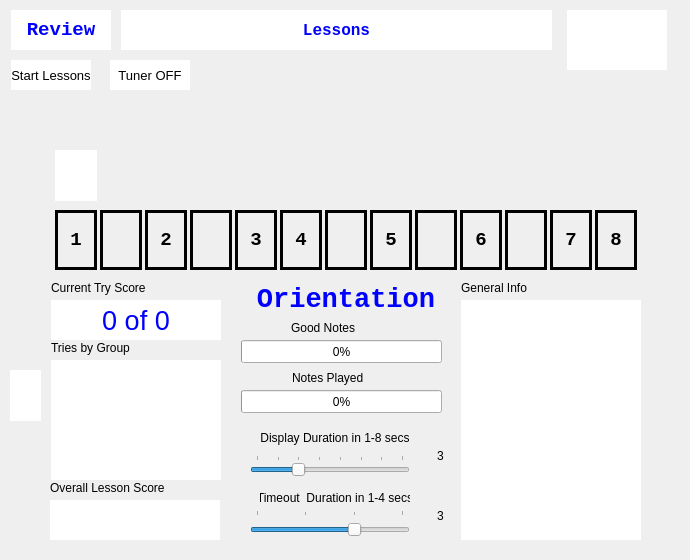
<?xml version="1.0" encoding="UTF-8"?>
<ui version="4.0">
 <class>Widget</class>
 <widget class="QWidget" name="Widget">
  <property name="geometry">
   <rect>
    <x>0</x>
    <y>0</y>
    <width>690</width>
    <height>560</height>
   </rect>
  </property>
  <property name="windowTitle">
   <string>Widget</string>
  </property>
  <widget class="QProgressBar" name="progBarPlayed">
   <property name="geometry">
    <rect>
     <x>241</x>
     <y>390</y>
     <width>201</width>
     <height>23</height>
    </rect>
   </property>
   <property name="maximum">
    <number>20</number>
   </property>
   <property name="value">
    <number>0</number>
   </property>
  </widget>
  <widget class="QLabel" name="label_10">
   <property name="geometry">
    <rect>
     <x>260</x>
     <y>490</y>
     <width>150</width>
     <height>16</height>
    </rect>
   </property>
   <property name="lineWidth">
    <number>4</number>
   </property>
   <property name="text">
    <string>Timeout  Duration in 1-4 secs</string>
   </property>
   <property name="alignment">
    <set>Qt::AlignmentFlag::AlignCenter</set>
   </property>
  </widget>
  <widget class="QLabel" name="label_9">
   <property name="geometry">
    <rect>
     <x>260</x>
     <y>430</y>
     <width>150</width>
     <height>16</height>
    </rect>
   </property>
   <property name="text">
    <string>Display Duration in 1-8 secs</string>
   </property>
   <property name="alignment">
    <set>Qt::AlignmentFlag::AlignCenter</set>
   </property>
  </widget>
  <widget class="QLabel" name="lb_info">
   <property name="geometry">
    <rect>
     <x>461</x>
     <y>300</y>
     <width>180</width>
     <height>240</height>
    </rect>
   </property>
   <property name="font">
    <font>
     <pointsize>14</pointsize>
    </font>
   </property>
   <property name="styleSheet">
    <string notr="true">background: white;</string>
   </property>
   <property name="text">
    <string/>
   </property>
  </widget>
  <widget class="QLabel" name="label_2">
   <property name="geometry">
    <rect>
     <x>51</x>
     <y>280</y>
     <width>150</width>
     <height>16</height>
    </rect>
   </property>
   <property name="text">
    <string>Current Try Score</string>
   </property>
  </widget>
  <widget class="QLabel" name="label_7">
   <property name="geometry">
    <rect>
     <x>292</x>
     <y>370</y>
     <width>150</width>
     <height>16</height>
    </rect>
   </property>
   <property name="text">
    <string>Notes Played</string>
   </property>
  </widget>
  <widget class="QLabel" name="note1s">
   <property name="geometry">
    <rect>
     <x>190</x>
     <y>210</y>
     <width>42</width>
     <height>60</height>
    </rect>
   </property>
   <property name="font">
    <font>
     <family>Courier New</family>
     <pointsize>14</pointsize>
     <bold>true</bold>
    </font>
   </property>
   <property name="styleSheet">
    <string notr="true">Border-Style: solid;
Border-width: 3px;
background: &quot;white&quot;;</string>
   </property>
   <property name="text">
    <string/>
   </property>
   <property name="alignment">
    <set>Qt::AlignmentFlag::AlignCenter</set>
   </property>
  </widget>
  <widget class="QLabel" name="label_6">
   <property name="geometry">
    <rect>
     <x>291</x>
     <y>320</y>
     <width>150</width>
     <height>16</height>
    </rect>
   </property>
   <property name="text">
    <string>Good Notes</string>
   </property>
  </widget>
  <widget class="QLabel" name="lb_tuner">
   <property name="geometry">
    <rect>
     <x>567</x>
     <y>10</y>
     <width>100</width>
     <height>60</height>
    </rect>
   </property>
   <property name="styleSheet">
    <string notr="true">background:white;</string>
   </property>
   <property name="text">
    <string/>
   </property>
   <property name="alignment">
    <set>Qt::AlignmentFlag::AlignCenter</set>
   </property>
  </widget>
  <widget class="QSlider" name="sldDisplayTime">
   <property name="geometry">
    <rect>
     <x>250</x>
     <y>455</y>
     <width>160</width>
     <height>21</height>
    </rect>
   </property>
   <property name="minimum">
    <number>1</number>
   </property>
   <property name="maximum">
    <number>8</number>
   </property>
   <property name="value">
    <number>3</number>
   </property>
   <property name="sliderPosition">
    <number>3</number>
   </property>
   <property name="orientation">
    <enum>Qt::Orientation::Horizontal</enum>
   </property>
   <property name="tickPosition">
    <enum>QSlider::TickPosition::TicksAbove</enum>
   </property>
   <property name="tickInterval">
    <number>1</number>
   </property>
  </widget>
  <widget class="QPushButton" name="btnStart">
   <property name="geometry">
    <rect>
     <x>11</x>
     <y>60</y>
     <width>80</width>
     <height>30</height>
    </rect>
   </property>
   <property name="font">
    <font>
     <pointsize>10</pointsize>
    </font>
   </property>
   <property name="styleSheet">
    <string notr="true">border: raised;
border-width:2px;
background:white;</string>
   </property>
   <property name="text">
    <string>Start Lessons</string>
   </property>
  </widget>
  <widget class="QLabel" name="label_3">
   <property name="geometry">
    <rect>
     <x>51</x>
     <y>340</y>
     <width>150</width>
     <height>16</height>
    </rect>
   </property>
   <property name="text">
    <string>Tries by Group</string>
   </property>
  </widget>
  <widget class="QLabel" name="lb_review">
   <property name="geometry">
    <rect>
     <x>11</x>
     <y>10</y>
     <width>100</width>
     <height>40</height>
    </rect>
   </property>
   <property name="font">
    <font>
     <family>Courier New</family>
     <pointsize>14</pointsize>
     <bold>true</bold>
    </font>
   </property>
   <property name="styleSheet">
    <string notr="true">background:white;
color: blue;</string>
   </property>
   <property name="text">
    <string>Review</string>
   </property>
   <property name="alignment">
    <set>Qt::AlignmentFlag::AlignCenter</set>
   </property>
  </widget>
  <widget class="QProgressBar" name="progBarGood">
   <property name="geometry">
    <rect>
     <x>241</x>
     <y>340</y>
     <width>201</width>
     <height>23</height>
    </rect>
   </property>
   <property name="maximum">
    <number>20</number>
   </property>
   <property name="value">
    <number>0</number>
   </property>
  </widget>
  <widget class="QLabel" name="note4">
   <property name="geometry">
    <rect>
     <x>370</x>
     <y>210</y>
     <width>42</width>
     <height>60</height>
    </rect>
   </property>
   <property name="font">
    <font>
     <family>Courier New</family>
     <pointsize>14</pointsize>
     <bold>true</bold>
    </font>
   </property>
   <property name="styleSheet">
    <string notr="true">Border-Style: solid;
Border-width: 3px;
background: &quot;white&quot;;</string>
   </property>
   <property name="text">
    <string>5</string>
   </property>
   <property name="alignment">
    <set>Qt::AlignmentFlag::AlignCenter</set>
   </property>
  </widget>
  <widget class="QLabel" name="lb_title">
   <property name="geometry">
    <rect>
     <x>121</x>
     <y>10</y>
     <width>431</width>
     <height>40</height>
    </rect>
   </property>
   <property name="font">
    <font>
     <family>Courier New</family>
     <pointsize>12</pointsize>
     <bold>true</bold>
    </font>
   </property>
   <property name="styleSheet">
    <string notr="true">background:white;
color: blue;</string>
   </property>
   <property name="text">
    <string>Lessons</string>
   </property>
   <property name="alignment">
    <set>Qt::AlignmentFlag::AlignCenter</set>
   </property>
  </widget>
  <widget class="QLabel" name="note7">
   <property name="geometry">
    <rect>
     <x>595</x>
     <y>210</y>
     <width>42</width>
     <height>60</height>
    </rect>
   </property>
   <property name="font">
    <font>
     <family>Courier New</family>
     <pointsize>14</pointsize>
     <bold>true</bold>
    </font>
   </property>
   <property name="styleSheet">
    <string notr="true">Border-Style: solid;
Border-width: 3px;
background: &quot;white&quot;;</string>
   </property>
   <property name="text">
    <string>8</string>
   </property>
   <property name="alignment">
    <set>Qt::AlignmentFlag::AlignCenter</set>
   </property>
  </widget>
  <widget class="QLabel" name="lb_note">
   <property name="geometry">
    <rect>
     <x>600</x>
     <y>80</y>
     <width>51</width>
     <height>24</height>
    </rect>
   </property>
   <property name="font">
    <font>
     <pointsize>20</pointsize>
    </font>
   </property>
   <property name="text">
    <string/>
   </property>
  </widget>
  <widget class="QLabel" name="note4s">
   <property name="geometry">
    <rect>
     <x>415</x>
     <y>210</y>
     <width>42</width>
     <height>60</height>
    </rect>
   </property>
   <property name="font">
    <font>
     <family>Courier New</family>
     <pointsize>14</pointsize>
     <bold>true</bold>
    </font>
   </property>
   <property name="styleSheet">
    <string notr="true">Border-Style: solid;
Border-width: 3px;
background: &quot;white&quot;;</string>
   </property>
   <property name="text">
    <string/>
   </property>
   <property name="alignment">
    <set>Qt::AlignmentFlag::AlignCenter</set>
   </property>
  </widget>
  <widget class="QLabel" name="note3s">
   <property name="geometry">
    <rect>
     <x>325</x>
     <y>210</y>
     <width>42</width>
     <height>60</height>
    </rect>
   </property>
   <property name="font">
    <font>
     <family>Courier New</family>
     <pointsize>14</pointsize>
     <bold>true</bold>
    </font>
   </property>
   <property name="styleSheet">
    <string notr="true">Border-Style: solid;
Border-width: 3px;
background: &quot;white&quot;;</string>
   </property>
   <property name="text">
    <string/>
   </property>
   <property name="alignment">
    <set>Qt::AlignmentFlag::AlignCenter</set>
   </property>
  </widget>
  <widget class="QSlider" name="sldTimeoutDuration">
   <property name="geometry">
    <rect>
     <x>250</x>
     <y>510</y>
     <width>160</width>
     <height>31</height>
    </rect>
   </property>
   <property name="minimum">
    <number>1</number>
   </property>
   <property name="maximum">
    <number>4</number>
   </property>
   <property name="sliderPosition">
    <number>3</number>
   </property>
   <property name="orientation">
    <enum>Qt::Orientation::Horizontal</enum>
   </property>
   <property name="tickPosition">
    <enum>QSlider::TickPosition::TicksAbove</enum>
   </property>
   <property name="tickInterval">
    <number>1</number>
   </property>
  </widget>
  <widget class="QLabel" name="note5">
   <property name="geometry">
    <rect>
     <x>460</x>
     <y>210</y>
     <width>42</width>
     <height>60</height>
    </rect>
   </property>
   <property name="font">
    <font>
     <family>Courier New</family>
     <pointsize>14</pointsize>
     <bold>true</bold>
    </font>
   </property>
   <property name="styleSheet">
    <string notr="true">Border-Style: solid;
Border-width: 3px;
background: &quot;white&quot;;</string>
   </property>
   <property name="text">
    <string>6</string>
   </property>
   <property name="alignment">
    <set>Qt::AlignmentFlag::AlignCenter</set>
   </property>
  </widget>
  <widget class="QLabel" name="note1">
   <property name="geometry">
    <rect>
     <x>145</x>
     <y>210</y>
     <width>42</width>
     <height>60</height>
    </rect>
   </property>
   <property name="font">
    <font>
     <family>Courier New</family>
     <pointsize>14</pointsize>
     <bold>true</bold>
    </font>
   </property>
   <property name="styleSheet">
    <string notr="true">Border-Style: solid;
Border-width: 3px;
background: &quot;white&quot;;</string>
   </property>
   <property name="text">
    <string>2</string>
   </property>
   <property name="alignment">
    <set>Qt::AlignmentFlag::AlignCenter</set>
   </property>
  </widget>
  <widget class="QLabel" name="lb_curr_activity">
   <property name="geometry">
    <rect>
     <x>241</x>
     <y>280</y>
     <width>210</width>
     <height>40</height>
    </rect>
   </property>
   <property name="font">
    <font>
     <family>Courier New</family>
     <pointsize>20</pointsize>
     <bold>true</bold>
    </font>
   </property>
   <property name="styleSheet">
    <string notr="true">color: blue;</string>
   </property>
   <property name="text">
    <string>Orientation</string>
   </property>
   <property name="alignment">
    <set>Qt::AlignmentFlag::AlignCenter</set>
   </property>
  </widget>
  <widget class="QLabel" name="label_5">
   <property name="geometry">
    <rect>
     <x>461</x>
     <y>280</y>
     <width>150</width>
     <height>16</height>
    </rect>
   </property>
   <property name="text">
    <string>General Info</string>
   </property>
  </widget>
  <widget class="QLabel" name="note3">
   <property name="geometry">
    <rect>
     <x>280</x>
     <y>210</y>
     <width>42</width>
     <height>60</height>
    </rect>
   </property>
   <property name="font">
    <font>
     <family>Courier New</family>
     <pointsize>14</pointsize>
     <bold>true</bold>
    </font>
   </property>
   <property name="styleSheet">
    <string notr="true">Border-Style: solid;
Border-width: 3px;
background: &quot;white&quot;;</string>
   </property>
   <property name="text">
    <string>4</string>
   </property>
   <property name="alignment">
    <set>Qt::AlignmentFlag::AlignCenter</set>
   </property>
  </widget>
  <widget class="QLabel" name="note0">
   <property name="geometry">
    <rect>
     <x>55</x>
     <y>210</y>
     <width>42</width>
     <height>60</height>
    </rect>
   </property>
   <property name="font">
    <font>
     <family>Courier New</family>
     <pointsize>14</pointsize>
     <bold>true</bold>
    </font>
   </property>
   <property name="styleSheet">
    <string notr="true">Border-Style: solid;
Border-width: 3px;
background: &quot;white&quot;;</string>
   </property>
   <property name="text">
    <string>1</string>
   </property>
   <property name="alignment">
    <set>Qt::AlignmentFlag::AlignCenter</set>
   </property>
  </widget>
  <widget class="QLabel" name="label_8">
   <property name="geometry">
    <rect>
     <x>50</x>
     <y>480</y>
     <width>150</width>
     <height>16</height>
    </rect>
   </property>
   <property name="text">
    <string>Overall Lesson Score</string>
   </property>
  </widget>
  <widget class="QLabel" name="note2">
   <property name="geometry">
    <rect>
     <x>235</x>
     <y>210</y>
     <width>42</width>
     <height>60</height>
    </rect>
   </property>
   <property name="font">
    <font>
     <family>Courier New</family>
     <pointsize>14</pointsize>
     <bold>true</bold>
    </font>
   </property>
   <property name="styleSheet">
    <string notr="true">Border-Style: solid;
Border-width: 3px;
background: &quot;white&quot;;</string>
   </property>
   <property name="text">
    <string>3</string>
   </property>
   <property name="alignment">
    <set>Qt::AlignmentFlag::AlignCenter</set>
   </property>
  </widget>
  <widget class="QLabel" name="note6">
   <property name="geometry">
    <rect>
     <x>550</x>
     <y>210</y>
     <width>42</width>
     <height>60</height>
    </rect>
   </property>
   <property name="font">
    <font>
     <family>Courier New</family>
     <pointsize>14</pointsize>
     <bold>true</bold>
    </font>
   </property>
   <property name="styleSheet">
    <string notr="true">Border-Style: solid;
Border-width: 3px;
background: &quot;white&quot;;</string>
   </property>
   <property name="text">
    <string>7</string>
   </property>
   <property name="alignment">
    <set>Qt::AlignmentFlag::AlignCenter</set>
   </property>
  </widget>
  <widget class="QLabel" name="lb_TryGroup">
   <property name="geometry">
    <rect>
     <x>51</x>
     <y>360</y>
     <width>170</width>
     <height>120</height>
    </rect>
   </property>
   <property name="font">
    <font>
     <pointsize>14</pointsize>
    </font>
   </property>
   <property name="styleSheet">
    <string notr="true">background: white;
color: blue;</string>
   </property>
   <property name="text">
    <string/>
   </property>
   <property name="alignment">
    <set>Qt::AlignmentFlag::AlignCenter</set>
   </property>
  </widget>
  <widget class="QLabel" name="lb_arrow">
   <property name="geometry">
    <rect>
     <x>55</x>
     <y>150</y>
     <width>42</width>
     <height>51</height>
    </rect>
   </property>
   <property name="styleSheet">
    <string notr="true">background: white;</string>
   </property>
   <property name="text">
    <string/>
   </property>
   <property name="alignment">
    <set>Qt::AlignmentFlag::AlignCenter</set>
   </property>
  </widget>
  <widget class="QLabel" name="note10">
   <property name="geometry">
    <rect>
     <x>505</x>
     <y>210</y>
     <width>42</width>
     <height>60</height>
    </rect>
   </property>
   <property name="font">
    <font>
     <family>Courier New</family>
     <pointsize>14</pointsize>
     <bold>true</bold>
    </font>
   </property>
   <property name="styleSheet">
    <string notr="true">Border-Style: solid;
Border-width: 3px;
background: &quot;white&quot;;</string>
   </property>
   <property name="text">
    <string/>
   </property>
   <property name="alignment">
    <set>Qt::AlignmentFlag::AlignCenter</set>
   </property>
  </widget>
  <widget class="QLabel" name="lb_lessonAvg">
   <property name="geometry">
    <rect>
     <x>50</x>
     <y>500</y>
     <width>170</width>
     <height>40</height>
    </rect>
   </property>
   <property name="font">
    <font>
     <pointsize>14</pointsize>
    </font>
   </property>
   <property name="styleSheet">
    <string notr="true">background: white;
color: blue;</string>
   </property>
   <property name="text">
    <string/>
   </property>
   <property name="alignment">
    <set>Qt::AlignmentFlag::AlignCenter</set>
   </property>
  </widget>
  <widget class="QLabel" name="note0s">
   <property name="geometry">
    <rect>
     <x>100</x>
     <y>210</y>
     <width>42</width>
     <height>60</height>
    </rect>
   </property>
   <property name="font">
    <font>
     <family>Courier New</family>
     <pointsize>14</pointsize>
     <bold>true</bold>
    </font>
   </property>
   <property name="styleSheet">
    <string notr="true">Border-Style: solid;
Border-width: 3px;
background: &quot;white&quot;;</string>
   </property>
   <property name="text">
    <string/>
   </property>
   <property name="alignment">
    <set>Qt::AlignmentFlag::AlignCenter</set>
   </property>
  </widget>
  <widget class="QLabel" name="lb_score">
   <property name="geometry">
    <rect>
     <x>51</x>
     <y>300</y>
     <width>170</width>
     <height>40</height>
    </rect>
   </property>
   <property name="font">
    <font>
     <pointsize>20</pointsize>
    </font>
   </property>
   <property name="styleSheet">
    <string notr="true">background: white;
color: blue;</string>
   </property>
   <property name="text">
    <string>0 of 0</string>
   </property>
   <property name="alignment">
    <set>Qt::AlignmentFlag::AlignCenter</set>
   </property>
  </widget>
  <widget class="QLabel" name="lb_DurationPos">
   <property name="geometry">
    <rect>
     <x>430</x>
     <y>440</y>
     <width>21</width>
     <height>31</height>
    </rect>
   </property>
   <property name="text">
    <string>3</string>
   </property>
   <property name="alignment">
    <set>Qt::AlignmentFlag::AlignCenter</set>
   </property>
  </widget>
  <widget class="QLabel" name="lb_TimeoutPos">
   <property name="geometry">
    <rect>
     <x>430</x>
     <y>500</y>
     <width>21</width>
     <height>31</height>
    </rect>
   </property>
   <property name="text">
    <string>3</string>
   </property>
   <property name="alignment">
    <set>Qt::AlignmentFlag::AlignCenter</set>
   </property>
  </widget>
  <widget class="QPushButton" name="btnTunerON">
   <property name="geometry">
    <rect>
     <x>110</x>
     <y>60</y>
     <width>80</width>
     <height>30</height>
    </rect>
   </property>
   <property name="font">
    <font>
     <pointsize>10</pointsize>
    </font>
   </property>
   <property name="styleSheet">
    <string notr="true">border: raised;
border-width:2px;
background:white;</string>
   </property>
   <property name="text">
    <string>Tuner ON</string>
   </property>
  </widget>
  <widget class="QPushButton" name="btnTunerOFF">
   <property name="geometry">
    <rect>
     <x>110</x>
     <y>60</y>
     <width>80</width>
     <height>30</height>
    </rect>
   </property>
   <property name="font">
    <font>
     <pointsize>10</pointsize>
    </font>
   </property>
   <property name="styleSheet">
    <string notr="true">border: raised;
border-width:2px;
background:white;</string>
   </property>
   <property name="text">
    <string>Tuner OFF</string>
   </property>
  </widget>
  <widget class="QLabel" name="lb_trycnt">
   <property name="geometry">
    <rect>
     <x>10</x>
     <y>370</y>
     <width>31</width>
     <height>51</height>
    </rect>
   </property>
   <property name="font">
    <font>
     <pointsize>14</pointsize>
    </font>
   </property>
   <property name="styleSheet">
    <string notr="true">background: white;
color: blue;</string>
   </property>
   <property name="text">
    <string/>
   </property>
   <property name="alignment">
    <set>Qt::AlignmentFlag::AlignCenter</set>
   </property>
  </widget>
  <widget class="QLabel" name="lb_Octave">
   <property name="geometry">
    <rect>
     <x>55</x>
     <y>120</y>
     <width>42</width>
     <height>21</height>
    </rect>
   </property>
   <property name="styleSheet">
    <string notr="true"/>
   </property>
   <property name="text">
    <string/>
   </property>
   <property name="alignment">
    <set>Qt::AlignmentFlag::AlignCenter</set>
   </property>
  </widget>
 </widget>
 <resources/>
 <connections/>
</ui>
